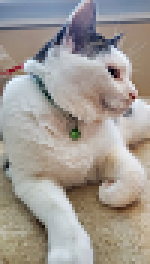
#> input picture img/jelly.png, 50 x 88 px, found by its file name (shown 3 times larger)
$ python 'Chap6 행렬 (Matrix) 가지고 놀기.py'
#> lines starting #> are read from the running program, lines starting #| are printed output that depends on the picture
import numpy as np

# 두 개의 벡터를 합쳐 행렬 생성
matrix = np.column_stack((np.arange(1, 5),np.arange(12, 16)))
print("행렬:\n", matrix)

# 요소가 0인 행렬 만들기
np.zeros(5)
np.zeros([5,4])

np.arange(1,5).reshape((2,2))

# -1 통해서 크기를 자동으로 결정
np.arange(1,5).reshape((2,-1))

# 0~99까지 수중에서 랜덤하게 50개의 수 뽑아서 5 x 10 행렬을 만들기
np.random.seed(2024)
np.random.randint(0,100,50).reshape((5,10))
np.random.randint(0,100,50).reshape((5,-1))

# 가로 방향으로 채우기 (기본값)
y = np.arange(1, 5).reshape((2, 2), order='C')
print("가로 방향으로 채운 행렬 y:\n", y)

# 세로 방향으로 채우기
mat_a = np.arange(1, 21).reshape((4, 5), order='F')
print("세로 방향으로 채운 행렬 y:\n", mat_a)

# 인덱싱
mat_a[0,0]
mat_a[1,1]
mat_a[2,3]
mat_a[0:2,3] # 행 0,1에서 3과 만나는 지점
mat_a[1:3,1:4]
mat_a[3,] # 열자리 비어있으면 전체 선택
mat_a[3,:] # 행자리/열자리 : 있으면 전체 선택
mat_a[3,::2]

# 짝수 행만 선택하려면?
mat_b = np.arange(1, 101).reshape((20, -1))
mat_b
mat_b[1::2,]
mat_b[[0,4,6,19],]

# True에 해당하는 행 출력
x = np.arange(1, 11).reshape((5, 2)) * 2
x[[True, True, False, False, True], 0]

# 벡터로 반환 -> 벡터는 1차원
mat_b[:,1]
mat_b[:,1].reshape((-1,1)) #reshape으로 행렬 형태 만듬

# 행렬로 반환 -> 행렬(matrix)은 2차원
mat_b[:,1:2]
mat_b[:,(1,)]
mat_b[:,(1,2)]

# 필터링
mat_b
mat_b[:,1]
mat_b[mat_b[:,1] % 7 == 0,:] #1번째 열에서 7의 배수가 있는 행전부 출력


# 사진 행렬
import numpy as np
import matplotlib.pyplot as plt

#난수 생성하여 3x3 크기의 행렬 생성
# np.random.rand : 0과1사이의 난수
np.random.seed(2024)
img1 = np.random.rand(3, 3)
print("이미지 행렬 img1:\n", img1)

plt.clf()
plt.imshow(img1, cmap='gray', interpolation='nearest')
plt.colorbar()
plt.show()
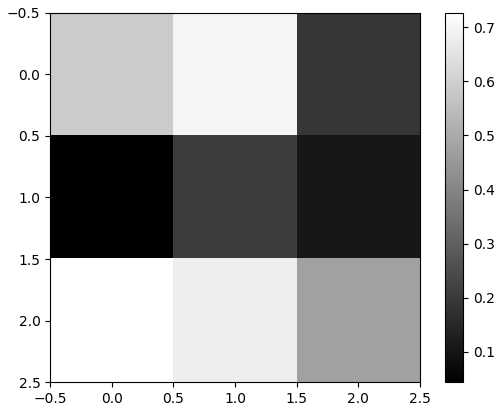
#> figure drawn by matplotlib, 2 panels

a = np.random.randint(0,10,20).reshape(4,-1)
a / 9
plt.clf()
plt.imshow(a, cmap='gray', interpolation='nearest')
plt.colorbar()
plt.show()
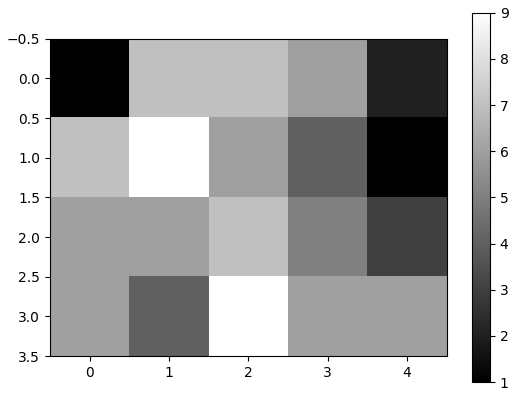
#> figure drawn by matplotlib, 2 panels

# 행렬 뒤집기
# 5행 2열의 행렬 생성
x = np.arange(1, 11).reshape((5, 2)) * 2
print("원래 행렬 x:\n", x)
# 행렬을 전치
transposed_x = x.transpose()
print("전치된 행렬 x:\n", transposed_x)

# 사진은 배열
# urllib url라이브러리의 request패키지 불러옴
import imageio.v2 as imageio
import urllib.request
img_url = "https://bit.ly/3ErnM2Q"
urllib.request.urlretrieve(img_url,"C:/Users/USER/Documents/LS빅데이터스쿨/LsBigdata-project1/img/jelly.png")
#> (this line was passed over: the network is not available in this run)

jelly = imageio.imread("C:/Users/USER/Documents/LS빅데이터스쿨/LsBigdata-project1/img/jelly.png")
#> jelly is the input picture: shape (88, 50, 4); mean R, G, B, A 160.6, 154, 147.6, 255
print("이미지 클래스:", type(jelly))
#| 이미지 클래스: <class 'numpy.ndarray'>
print("이미지 차원:", jelly.shape)
#| 이미지 차원: (88, 50, 4)
print("이미지 첫 4x4 픽셀, 첫 번째 채널:\n", jelly[:4, :4, 0])
#| 이미지 첫 4x4 픽셀, 첫 번째 채널:
#|  [[156 151 146 142]
#|  [118 121 123 121]
#|  [105 107 110 110]
#|  [104 108 110 112]]

# 앞 3장은 RGB이고 마지막장은 투명도 결정
jelly[:,:,0]
jelly[:,:,1]
jelly[:,:,2]
jelly[:,:,3]
jelly[:,:,0] # 0이 가장 투명

plt.imshow(jelly)
plt.axis('off')
plt.show()

# 옆으로 뉘우기
jelly.shape
jelly[:,:,0].shape
jelly[:,:,0].transpose().shape

plt.clf()

plt.imshow(jelly[:,:,0])
plt.imshow(jelly[:,:,1])
plt.imshow(jelly[:,:,2])
plt.imshow(jelly[:,:,3])

plt.axis('off')
plt.show()
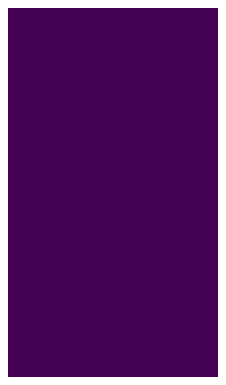
#> figure drawn by matplotlib, 1 panel

# 사진은 배열2 - 다른 사진
# urllib url라이브러리의 request패키지 불러옴
import imageio.v2 as imageio
import urllib.request
img_url = "https://search.pstatic.net/common/?src=http%3A%2F%2Fblogfiles.naver.net%2FMjAyMjAxMTdfMTgy%2FMDAxNjQyMzgyMzUwNTc3.CVK5PFllic5ZT83I1nZhm1Ancs88FuK8v2yDkqRqdEYg.Ki5k6X4_EgonMstTnu-5gKq9xTT4n6OwJYMg42i0GMQg.JPEG.arji547%2F%25B5%25B6%25C0%25CF_%25B0%25A1%25C0%25BB%25C7%25B3%25B0%25E6_%252814%2529.jpg&type=sc960_832"
urllib.request.urlretrieve(img_url,"C:/Users/USER/Documents/LS빅데이터스쿨/LsBigdata-project1/img/house.png")
#> (this line was passed over: the network is not available in this run)

house = imageio.imread("C:/Users/USER/Documents/LS빅데이터스쿨/LsBigdata-project1/img/house.png")
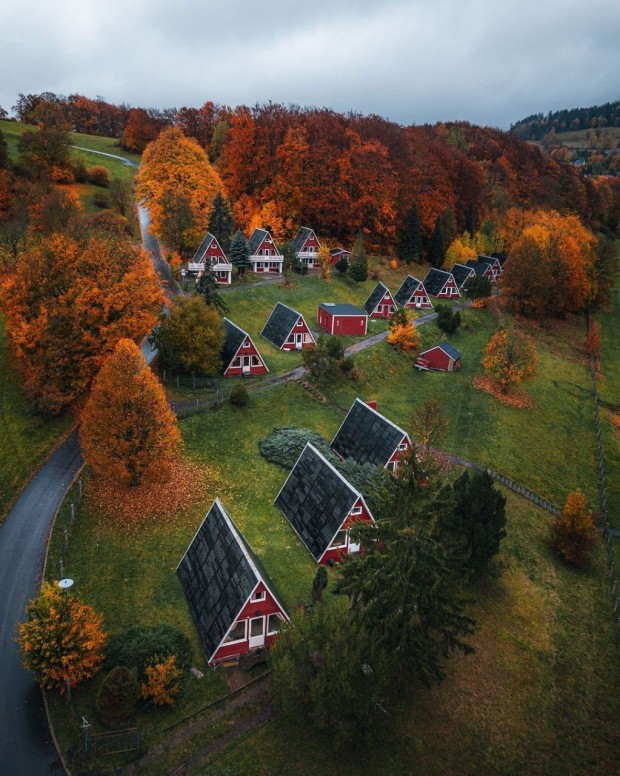
#> input picture img/house.png, 620 x 776 px, found by its file name
#> house is the input picture: shape (776, 620, 3); mean R, G, B 84.6, 77.9, 63.1
print("이미지 클래스:", type(house))
#| 이미지 클래스: <class 'numpy.ndarray'>
print("이미지 차원:", house.shape)
#| 이미지 차원: (776, 620, 3)
print("이미지 첫 4x4 픽셀, 첫 번째 채널:\n", house[:4, :4, 0])
#| 이미지 첫 4x4 픽셀, 첫 번째 채널:
#|  [[225 225 226 226]
#|  [226 226 226 226]
#|  [227 226 226 226]
#|  [226 226 226 226]]

# 앞 3장은 RGB이고 마지막장은 투명도 결정
house[:,:,0]
house[:,:,1]
house[:,:,2]
#> (the run stopped early here; a loop or call above may not have finished)
